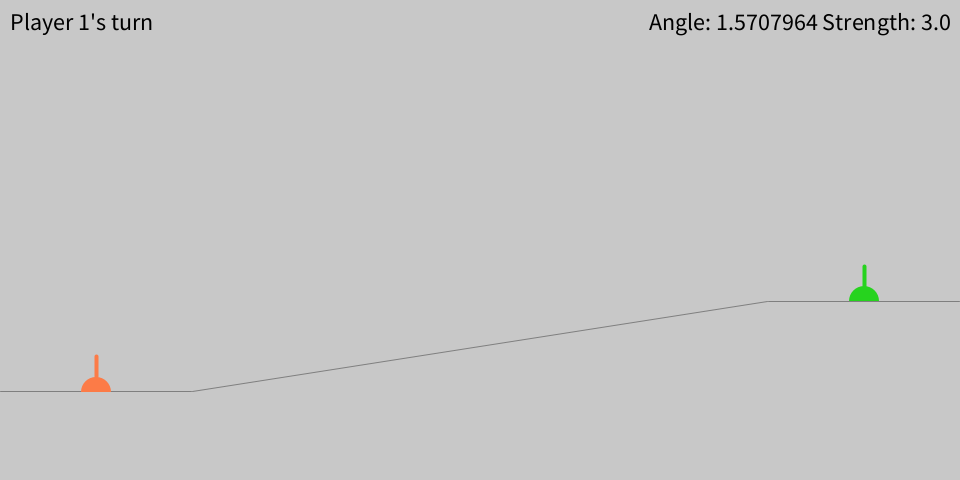
Frame 1 (no input)
Frame 60 (the mouse pressed at the canvas centre just before this capture): identical to frame 1, image omitted
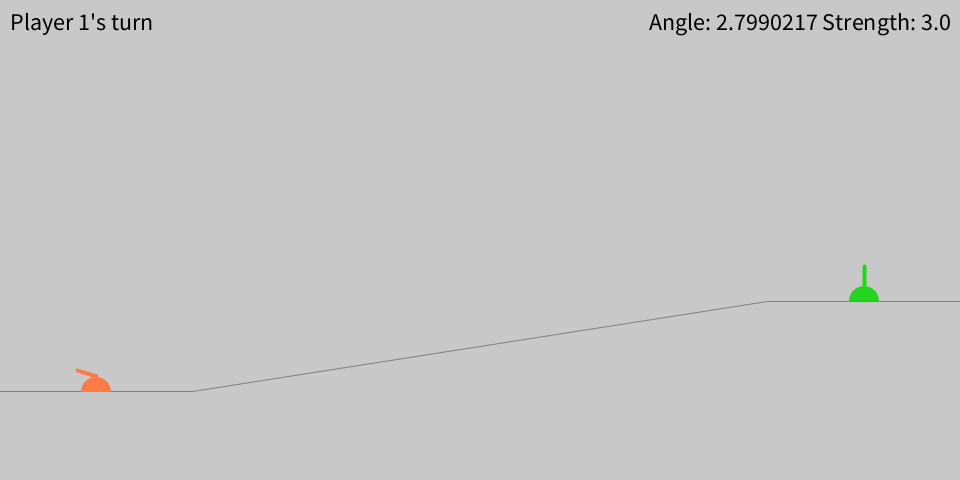
Frame 120 (the mouse held since frame 60 and released just before this capture)

The Processing sketch that drew these frames (run headless with seeded random() and noise(); from frame 60 on, the mouse is pressed at the canvas centre):

// Processing sketch: tank_wars_bonus
// ── tank_wars_bonus.pde
/*
 * IDMT Mini-Assignment 2 BONUS
 *
 * Tank Wars: a simple game of throwing projectiles
 * This is a skeleton with a few basic pieces filled
 * in. You will need to fill in the rest to make the 
 * game work.
 */

// Basic information on the terrain and the tanks

float[] groundLevel;  // Y coordinate of the ground for each X coordinate
float tank1X, tank1Y, tank2X, tank2Y; // Positions of the two tanks
float tankDiameter = 30;  // Diameter of the tanks
float cannonLength = 20;  // How long the cannon on each tank extends
float gravity = 0.05;      // Strength of gravity

// Current state of the game

int playerHasWon = 0; // 1 if player 1 wins, 2 if player 2 wins, 0 if game in progress
boolean player1Turn = true;  // true if it's player 1's turn; false otherwise
float tank1CannonAngle = PI/2, tank2CannonAngle = PI/2; // Direction the tank cannons are pointing
float tank1CannonStrength = 3, tank2CannonStrength = 3; // Strength of intended projectile launch

// Location of the projectile

boolean projectileInMotion = false;
float projectilePositionX, projectilePositionY;
float projectileVelocityX, projectileVelocityY;
float clickPositionX, clickPositionY, dragPositionX, dragPositionY;

void setup() {
  size(960, 480);  // Set the screen size
  
  // Initialize the ground level
  groundLevel = new float[width];
  float player1Height = random(height/2, height-5);
  float player2Height = random(height/2, height-5);
  for(float i = 0; i < width * 0.2; i++) {
    groundLevel[(int)i] = player1Height;
  }
  for(float i = width * 0.2; i < width * 0.8; i++) {
    groundLevel[(int)i] = player1Height + (player2Height - player1Height) * (i - width*0.2)/(width*0.6);
  }
  for(float i = width * 0.8; i < width; i++) {
    groundLevel[(int)i] = player2Height;    
  }
  
  // Set the location of the two tanks so they rest on the ground at opposite sides
  tank1X = width * 0.1;
  tank1Y = player1Height;
  tank2X = width * 0.9;
  tank2Y = player2Height;
}

void draw() {
  // Main draw loop. Farm out the individual tasks to other functions
  // for clarity (though it could be equivalently implemented entirely in this function.)
  
  background(200);
  
  drawGround();
  drawTanks();
  drawProjectile();
  drawStatus();
  
  updateProjectilePositionAndCheckCollision();
}

// Advance the turn to the next player
void nextPlayersTurn() {
  player1Turn = !player1Turn;
}

void mousePressed(){
  if(playerHasWon != 0)  // Stop the game when someone has won
    return;
  if(projectileInMotion) // No keys respond while the projectile is firing
    return;
  if(player1Turn){
    clickPositionX = mouseX;
    clickPositionY = mouseY;
    tank1CannonAngle = atan2((tank1Y-tankDiameter/2)-clickPositionY, tank1X-clickPositionX);
    projectilePositionX = tank1X+cannonLength*cos(tank1CannonAngle);
    projectilePositionY = tank1Y-tankDiameter/2-cannonLength*sin(tank1CannonAngle);
  }
  else{
    clickPositionX = mouseX;
    clickPositionY = mouseY;
    tank2CannonAngle = atan2((tank2Y-tankDiameter/2)-clickPositionY, tank2X-clickPositionY);
    projectilePositionX = tank2X+cannonLength*cos(tank2CannonAngle);
    projectilePositionY = tank2Y-tankDiameter/2-cannonLength*sin(tank2CannonAngle);
  }
}
void mouseDragged(){
  dragPositionX = mouseX;
  dragPositionY = mouseY;
  if(player1Turn){
    tank1CannonStrength = tank1CannonStrength+0.01*sqrt(sq(dragPositionX-clickPositionX)+sq(dragPositionY-clickPositionY));
  }
  else{
    tank2CannonStrength = tank2CannonStrength+sqrt(sq(dragPositionX-clickPositionX)+sq(dragPositionY-clickPositionY));
  }
}
void mouseReleased(){
  if(player1Turn){
    projectileVelocityX = tank1CannonStrength*cos(tank1CannonAngle);
    projectileVelocityY = -tank1CannonStrength*sin(tank1CannonAngle);
  }
  else{
    projectileVelocityX = tank2CannonStrength*cos(tank2CannonAngle);
    projectileVelocityY = -tank2CannonStrength*sin(tank2CannonAngle);
  }
  projectileInMotion = !projectileInMotion;
  tank1CannonStrength = 3;
  tank2CannonStrength = 3;
}
  
 

// ── drawGround.pde
// Draw the terrain under the tanks
void drawGround() {
  /* TO IMPLEMENT IN STEP 1 */
  stroke(127);
  strokeWeight(1);
  line(0, groundLevel[0], width*0.2-1, groundLevel[int(width*0.2-1)]);
  line(width*0.2, groundLevel[int(width*0.2)], width*0.8-1, groundLevel[int(width*0.8-1)]);
  line(width*0.8, groundLevel[int(width*0.8)], width-1, groundLevel[int(width-1)]);
  
  // See the groundLevel[] variable to know where to draw the ground
  // Ground should be drawn in a dark gray
}

// ── drawProjectile.pde
// Draw the projectile, if one is currently in motion
void drawProjectile() {
  if(!projectileInMotion)  // Don't draw anything if there's no projectile in motion
    return;
  noStroke();
  fill(255, 255, 0);
  ellipse(projectilePositionX, projectilePositionY, 8, 8);
}

// ── drawStatus.pde
// Draw the status text on the top of the screen
void drawStatus() {
  textSize(24);
  textAlign(LEFT);
  fill(0);
  
  if(playerHasWon == 1)
    text("Player 1 Wins!", 10, 30);
  else if(playerHasWon == 2)
    text("Player 2 Wins!", 10, 30);
  else if(player1Turn) { // player1Turn == true means it's player 1's turn
    text("Player 1's turn", 10, 30);
     textAlign(RIGHT);   
    text("Angle: " + tank1CannonAngle + " Strength: " + tank1CannonStrength, width - 10, 30);
  }
  else {                 // player1Turn == false
    text("Player 2's turn", 10, 30);
    textAlign(RIGHT);
    text("Angle: " + tank2CannonAngle + " Strength: " + tank2CannonStrength, width - 10, 30);
  }
}

// ── drawTanks.pde
// Draw the two tanks (including cannons)
void drawTanks() {
  /* TO IMPLEMENT IN STEP 1 */
  //background(200);
  fill(252, 123, 71);
  noStroke();
  arc(tank1X, tank1Y, tankDiameter, tankDiameter, PI, TWO_PI);
  stroke(252, 123, 71);
  strokeWeight(4);
  line(tank1X, tank1Y-tankDiameter/2, 
  tank1X+cannonLength*cos(tank1CannonAngle), 
  tank1Y-tankDiameter/2-cannonLength*sin(tank1CannonAngle));
  
  fill(38, 211, 30);
  noStroke();
  arc(tank2X, tank2Y, tankDiameter, tankDiameter, PI, TWO_PI);
  stroke(38, 211, 30);
  strokeWeight(4);
  line(tank2X, tank2Y-tankDiameter/2, 
  tank2X+cannonLength*cos(tank2CannonAngle), 
  tank2Y-tankDiameter/2-cannonLength*sin(tank2CannonAngle));
  
  // Draw the two tanks as semicircles using the positions and sizes at the top of the file
  // Tanks should be different colours
  // Also be sure to draw the cannons, using the angles given at the top of the file
}


// ── updateProjectilePositionAndCheckCollision.pde
// Move the projectile and check for a collision
void updateProjectilePositionAndCheckCollision() {
  if(!projectileInMotion)
    return;
    
  /* TO IMPLEMENT IN STEP 3: UPDATE POSITION */
  // Tasks: increment the position according to the velocity
  // For later: the velocity according to gravity (and optionally wind)  
  
  if(projectileInMotion){
    projectilePositionX += projectileVelocityX;
    projectilePositionY += projectileVelocityY;
    
  /* TO IMPLEMENT IN STEP 4: GRAVITY */
  // Update the velocity of the projectile according to the value of gravity at the top of the file
    projectileVelocityY += gravity;
  }
   
  /* TO IMPLEMENT IN STEP 5: COLLISION DETECTION */
  // Compare the location of the projectile to the ground and to the two tanks
  // When the projectile hits something, it stops moving (change projectileInMotion)
  // When the projectile hits the ground, it's the next player's turn
  // When the projectile hits a tank, the other player wins
  if((projectileVelocityX < 0 && projectilePositionX <= 4) || 
     (projectileVelocityX > 0 && projectilePositionX >= (width-4)) ||
     (projectileVelocityY < 0 && projectilePositionY <= 4) ||
     (projectileVelocityY > 0 && projectilePositionY >= groundLevel[(int)projectilePositionX])){
       
    projectileInMotion = !projectileInMotion;
  
    if(sqrt(sq(projectilePositionX-tank2X)+sq(projectilePositionY-tank2Y)) <= tankDiameter/2)
      playerHasWon = 1;
    else if(sqrt(sq(projectilePositionX-tank1X)+sq(projectilePositionY-tank1Y)) <= tankDiameter/2)
      playerHasWon = 2;
    else{
    nextPlayersTurn();
    }
  }
}
    
    /*
    if((projectilePositionX > tank2X-tankDiameter/2) && (projectilePositionX < tank2X+tankDiameter/2)){
      playerHasWon = 1;
    }
    else if((projectilePositionX > tank1X-tankDiameter/2) && (projectilePositionX < tank1X+tankDiameter/2)){
      playerHasWon = 2;
    }
    else{
      nextPlayersTurn();
    }
    */
    
 
